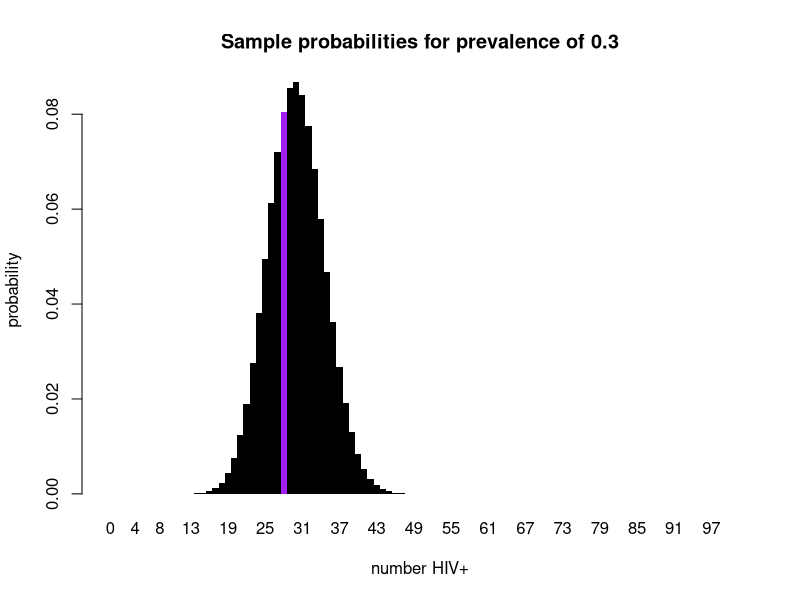
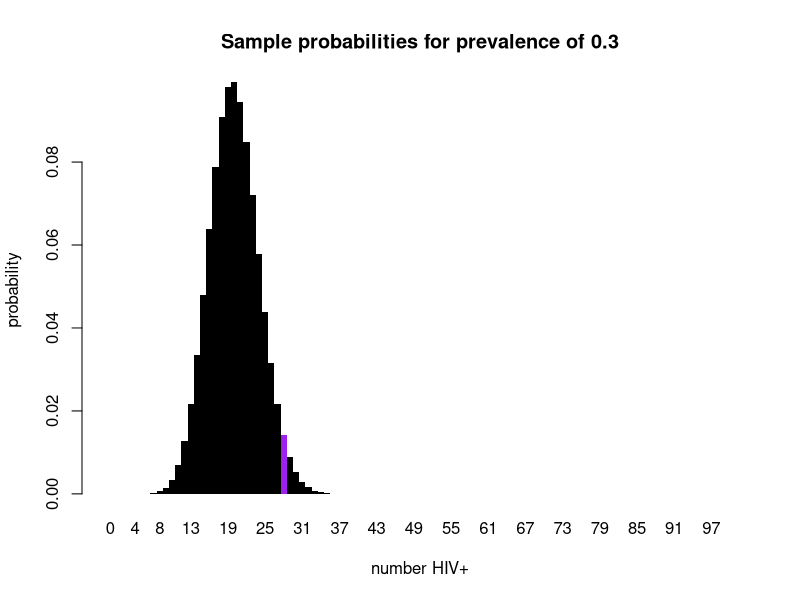
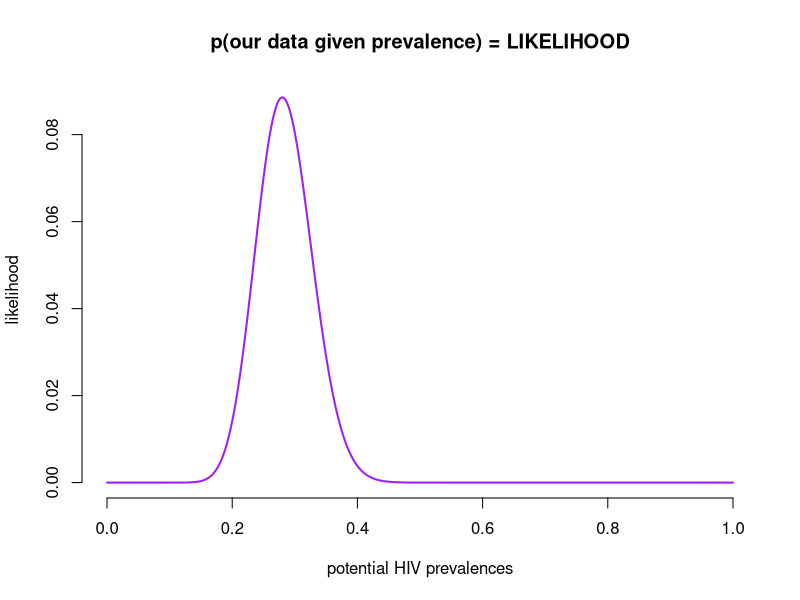
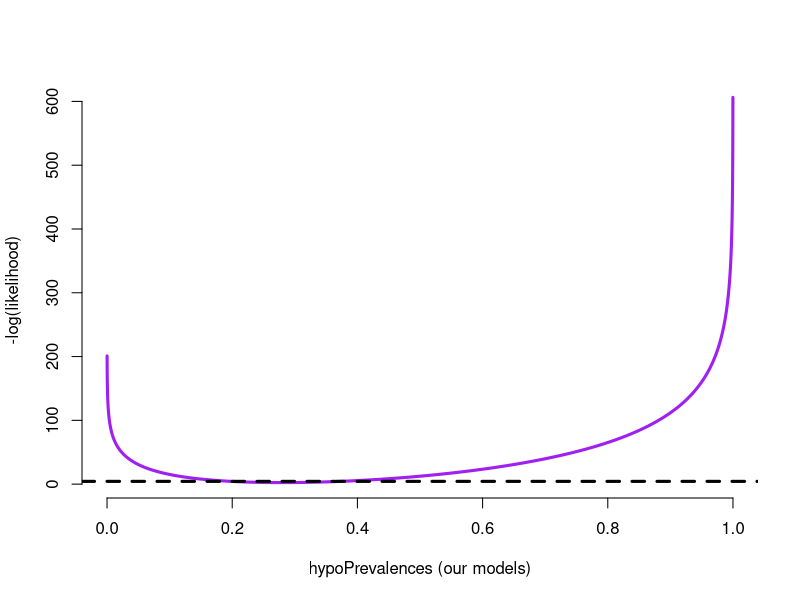
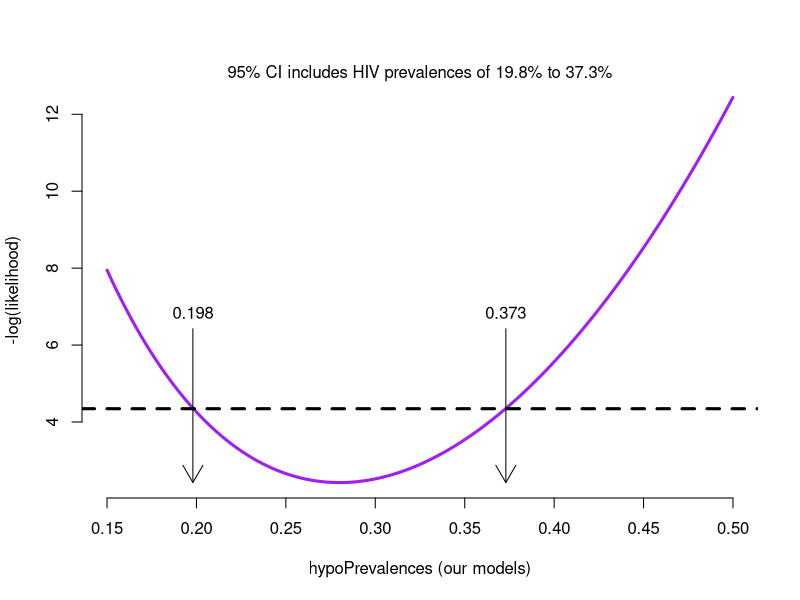
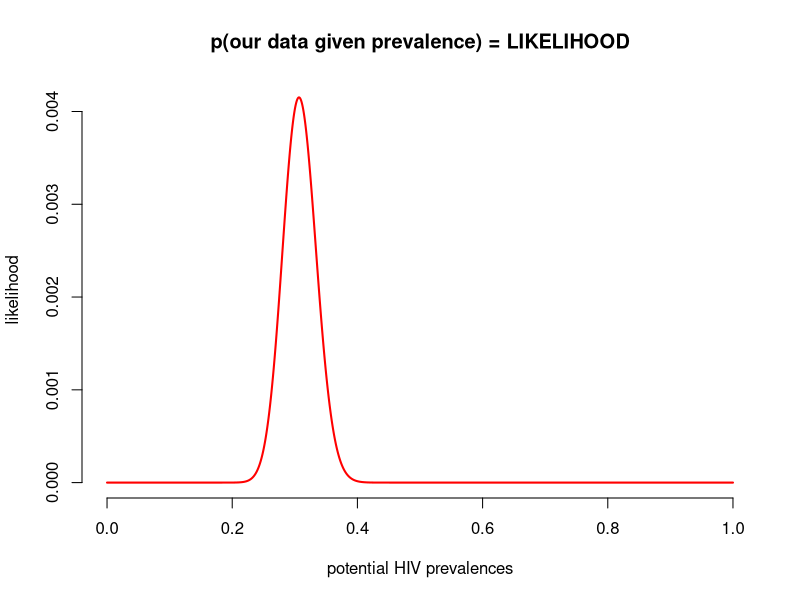
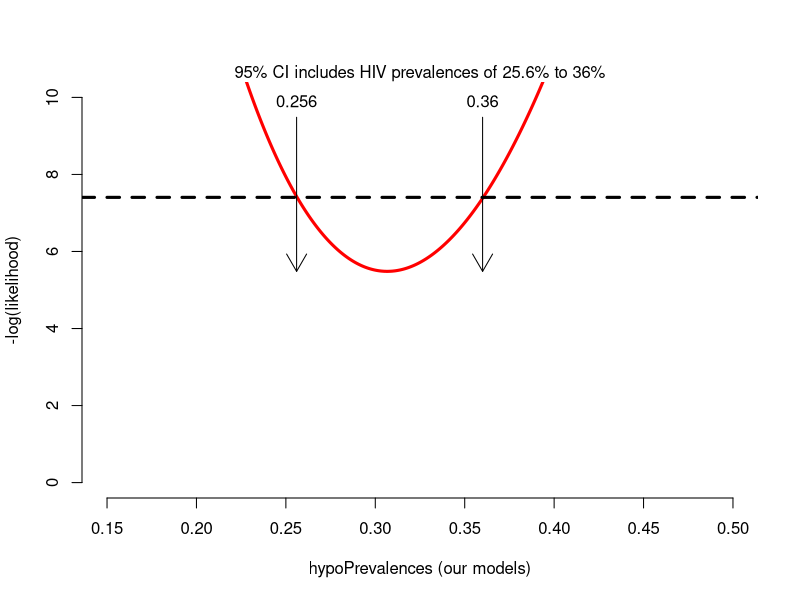

The R source for these figures, in order:
#####################################################################

## Lab: Introduction to Likelihood

#####################################################################

## Clinic on the Meaningful Modeling of Epidemiological Data
## International Clinics on Infectious Disease Dynamics and Data (ICI3D) Program
## https://www.ici3d.org

## Attribution: Steve Bellan (2009)
##              Cari van Schalkwyk
##              Jonathan Dushoff
## Last updated: 2026 May 29

## Some Rights Reserved
## CC BY-NC 4.0 (https://creativecommons.org/licenses/by-nc/4.0/)

#####################################################################

## The GOAL of this lab is FIXME:
## By the end of this lab, you should be able to:
##
##  * FIXME:
##  * FIXME:
##  * FIXME:
##
## NOTE: The comments will guide you through the lab but you
## should make sure you understand what the code is doing.  Some
## code may have question marks and cause errors. 
## You should fill these in; often you will find suggestions in the comments

## Before you start, it is a good idea to clear your workspace.
## In rstudio, do this with Session/Restart
## There is also a hotkey, which you should memorize and use frequently
## In plain R, just quit `q()` and then start again

######################################################################

## Section 1: Sampling from a hypothetical population

## Imagine we are randomly sampling from a population of people in a town
## of size 1,000,000 and we sample 100 people from that population.
sampleSize <- 100
## We assume that the true HIV prevalence in the whole population 
## is 30%, i.e. 300,000 are HIV positive.
truePrev <- .3

## Let's take a sample
print(rbinom(1, sampleSize, truePrev))

## Examine 10 possible samples
print(rbinom(10, sampleSize, truePrev))

## If we set.seed, we can all work through the example the same way
## You can re-run this line to experiment with sample
## we'll set it at 28 just so everyone is working on the same example
## for now.
set.seed(3)
samplePos <- rbinom(1, sampleSize, truePrev)
samplePrev <- samplePos/sampleSize
print(samplePrev)

## Create a color vector for every possible number of HIV+ people we
## could have found when sampling 100 people (0:100 means 101
## possibilities). Then make the value we chose have a different
## color.
color.vec <- rep("black",sampleSize+1)
color.vec[samplePos+1] <-	"purple"

## Calculate the probability of getting every single possible value
## given the true prevalence
pvec <- dbinom(0:sampleSize,size=sampleSize, prob=truePrev)

### Create a histogram of these probabilities,
### highlighting the value we sampled.
barplot.obj <- barplot(pvec
	, xlab="number HIV+", names.arg=c(0:sampleSize)
	, ylab="probability", col=color.vec, border = NA, space =0
	, main = paste("Sample probabilities for prevalence of", truePrev)
)

######################################################################

## Section 2: FIXME:

## Someone is claiming that the true HIV prevalence in our population is 20%
hypoPrev <- .2

## Given our findings, how can we evaluate this claim?

## Calculate the probability of getting every single possible value
## given the _hypothesized prevalence
pvec <- dbinom(0:sampleSize,size=sampleSize, prob=hypoPrev)

### Create a histogram of these probabilities,
### highlighting the value we sampled.
barplot.obj <- barplot(pvec
	, xlab="number HIV+", names.arg=c(0:sampleSize)
	, ylab="probability", col=color.vec, border = NA, space =0
	, main = paste("Sample probabilities for prevalence of", truePrev)
)

##What is the probability of observing 28/100, under this hypothesised prevalence?
dbinom(samplePos, sampleSize, hypoPrev)

## This should correspond to the purple bar for our observation

## Now do a classic test:

binom.test(samplePos, sampleSize, hypoPrev, alternative = "two.sided")

## Task 1: Explain what we learn from the binom.test
## Focus on the confidence intervals; don't worry about the P value (or about the "guess" (hypoPrev)

## Task 2: Repeat the above for two or three different examples 
## with different hypothesized prevalence and/or samplePos
## Explain what you see.

###########################################################################
## Now let's use the Maximum Likelihood approach to construct confidence intervals.
########################################################################### 

## Create a vector of hypoPrevalences spanning 0-1 with 10000 values
## These are all potential "null hypotheses".
hypoPrev.vector <- seq(0,1, length=10000)

## The likelihood of a prevalence is the probability of observing the data given the
## hypothesized prevalence:
## L(prevalence | data) = p(data | prevalence)
likelihoods <- dbinom(samplePos, sampleSize, hypoPrev.vector)

plot(hypoPrev.vector, likelihoods, col = "purple", type = "l", lwd = 2,
     xlab = "potential HIV prevalences", ylab = "likelihood",
     main = "p(our data given prevalence) = LIKELIHOOD",
     bty = "n")

###################################################################### 
## Let's look at the negative log-likelihood which is what people
## traditionally use because it's usually easier to calculate (though
## for this example R can do all the work computationally quite
## easily).
plot(hypoPrev.vector, -log(likelihoods), type = "l", col = "purple", col.main = "white",
     bty = "n", lwd = 3, xlab = "hypoPrevalences (our models)",
     ylab = "-log(likelihood)",  main = "we usually minimize the -log(likelihood)")

## We can use the Likelihood Ratio Test to calculate confidence intervals. 
## If the logL of a hypothesised prevalence is not within the chi-squared
## alpha=.05 cutoff of the minimum logL, then we do not reject it.
chisq.crit <- qchisq(.95, df = 1)
min.l <- min(-log(likelihoods))
abline(h = min.l + chisq.crit/2, lwd = 3, lty = 2)

######################################################################
## It's hard to see this so let's zoom in on last plot for values of
## the hypoPrevalence between .15 and .5.

xlim <- c(.15, .5)

zoom.plot.index <- hypoPrev.vector>.15 & hypoPrev.vector<.5
plot(hypoPrev.vector[zoom.plot.index], -log(likelihoods[zoom.plot.index]),
     type = "l", col = "purple", col.main = "white", xlim = xlim,
     bty = "n", lwd = 3, xlab = "hypoPrevalences (our models)",
     ylab = "-log(likelihood)",  main = "we usually minimize the -log(likelihood)")
chisq.crit <- qchisq(.95, df = 1)
chisq.crit
min.l <- min(-log(likelihoods))
ci.likelihood <- range(hypoPrev.vector[-log(likelihoods) < min.l + chisq.crit/2])
abline(h = min.l + chisq.crit/2, lwd = 3, lty = 2)
## add title to the plot
ci.l <- signif(ci.likelihood[1],3)
ci.u <- signif(ci.likelihood[2],3)
mtext(paste("95% CI includes HIV prevalences of ", ci.l*100, "% to ", ci.u*100, "%", sep=""), side = 3, line =0)
arrows(ci.l, min.l + 4, ci.l, min.l, length = .2)
arrows(ci.u, min.l + 4, ci.u, min.l, length = .2)
text(ci.l, min.l + 4, ci.l,cex = 1,pos = 3)
text(ci.u, min.l + 4, ci.u,cex = 1,pos = 3)

## Compare confidence intervals calculated using binom.test() and using the Likelihood
## Ratio Test.
binom.test(samplePos, sampleSize, samplePos/sampleSize, alternative = "two.sided")

ci.likelihood

## Are the results similar?

## Task 3: We do another prevalence survey, sampling 200 people from the same population with a true HIV prevalence of 30%
## We believe that the two samples are independent of each other 
## This time we get 64 positives
samplePos2 <- 64
sampleSize2 <- 200

## The likelihood of a prevalence is the probability of observing the new data given the
## hypothesized prevalence:
likelihoods2 <- dbinom(samplePos2, sampleSize2, hypoPrev.vector)

## The total likelihood of a prevalence is the probability of observing both these data points
## given the hypothesized prevalences 
totlikelihood <- likelihoods*likelihoods2
## Note: it's normally better practice to do all computations on the 
## log likelihood scale, so we could have equivalently taken the logs and then
## written totalLogLike <- logLikes + logLikes2
## But here we wanted to stay with total for a while to show a comparison curve

## Let's see what the total likelihood curve looks like:
plot(hypoPrev.vector, totlikelihood, col = "red", type = "l", lwd = 2,
     xlab = "potential HIV prevalences", ylab = "likelihood",
     main = "p(our data given prevalence) = LIKELIHOOD",
     bty = "n")

## What are two differences that you notice about this curve? 

## The MLE of prevalence given both sets of data is: 
(samplePos+samplePos2)/(sampleSize+sampleSize2)

## We can derive a confidence interval for this estimate, in a similar way to the above, considering the total likelihood:
plot(hypoPrev.vector[zoom.plot.index], -log(totlikelihood[zoom.plot.index]),
     type = "l", col = "red", col.main = "white", xlim = xlim, ylim=c(0,10),
     bty = "n", lwd = 3, xlab = "hypoPrevalences (our models)",
     ylab = "-log(likelihood)")
min.l <- min(-log(totlikelihood))
ci.likelihood <- range(hypoPrev.vector[-log(totlikelihood) < min.l + chisq.crit/2])
abline(h = min.l + chisq.crit/2, lwd = 3, lty = 2)
## add title to the plot
ci.l <- signif(ci.likelihood[1],3)
ci.u <- signif(ci.likelihood[2],3)
mtext(paste("95% CI includes HIV prevalences of ", ci.l*100, "% to ", ci.u*100, "%", sep=""), side = 3, line =0)
arrows(ci.l, min.l + 4, ci.l, min.l, length = .2)
arrows(ci.u, min.l + 4, ci.u, min.l, length = .2)
text(ci.l, min.l + 4, ci.l,cex = 1,pos = 3)
text(ci.u, min.l + 4, ci.u,cex = 1,pos = 3)

## What do you notice about this confidence interval compared to the one sample confidence interval?

## Let us again compare confidence intervals calculated using binom.test() and using the Likelihood
## Ratio Test.
binom.test(samplePos+samplePos2, sampleSize+sampleSize2, (samplePos+samplePos2)/(sampleSize+sampleSize2), alternative = "two.sided")

ci.likelihood

## Are the results similar?

## Task 4: Consider the following questions:

## For this example, do you think it was worth the trouble constructing Likelihood based confidence intervals (CIs)?
## Under what circumstances might you use classical tests for CIs?
## Under what circumstances would likelihood-based tests be better for CIs?
